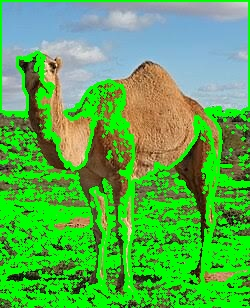
#> input picture camello 0091.jpg, 250 x 308 px
$ python p9-bordes-0091.py
#> lines starting #> are read from the running program, lines starting #| are printed output that depends on the picture; after the words box and inside, x2 and y2 are one past the last pixel; in counts of white or black regions, pixels touching at a corner belong together
import cv2
import os

# EJEMPLO 2 — Detección de contornos
# 26. CAMELLO
# ian gutierrez NC 0091
# Cargar imagen

imagen = cv2.imread("camello 0091.jpg")
#> imagen is the input picture: shape (308, 250, 3); mean B, G, R 78.5, 175.1, 86.3

# Comprobar imagen
if imagen is None:
    print("Error: no se pudo cargar la imagen.")
    print("Revisa que 'camello 0091.jpg' esté en la misma carpeta que este programa.")
    exit()

# Convertir a escala de grises
gris = cv2.cvtColor(imagen, cv2.COLOR_BGR2GRAY)
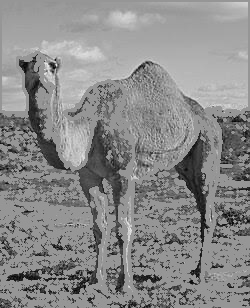
#> gris: shape (308, 250); min 1, max 239, mean 137.5

# Convertir a imagen binaria mediante umbral
_, binaria = cv2.threshold(
    gris,
    127,
    255,
    cv2.THRESH_BINARY
)
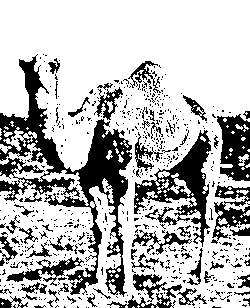
#> binaria: shape (308, 250); 72.8% white; 603 black regions (542 under 20 px)

# Detectar contornos
contornos, jerarquia = cv2.findContours(
    binaria,
    cv2.RETR_EXTERNAL,
    cv2.CHAIN_APPROX_SIMPLE
)
#> contornos = 79 contours, 69 with area under 20; largest, box (x1, y1, x2, y2) and area: (0, 0, 250, 308) 62566, (3, 127, 37, 151) 209, (102, 178, 114, 204) 98, (238, 154, 249, 166) 49, (0, 144, 12, 154) 46; jerarquia = 79 rows, first 6: [1, -1, -1, -1], [2, 0, -1, -1], [3, 1, -1, -1], [4, 2, -1, -1], [5, 3, -1, -1], [6, 4, -1, -1]

# Dibujar los contornos
resultado = imagen.copy()

cv2.drawContours(
    resultado,
    contornos,
    -1,
    (0, 255, 0),
    2
)
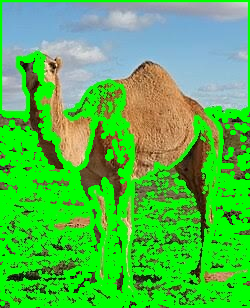
#> resultado: shape (308, 250, 3); 18.91% of pixels changed, all inside (x1, y1, x2, y2) = (0, 0, 250, 308)

# Mostrar resultados
cv2.imshow("Imagen original 0091", imagen)
cv2.imshow("Imagen binaria 0091", binaria)
cv2.imshow("Contornos detectados 0091", resultado)

# Crear carpeta resultados2 si no existe
os.makedirs("resultados2", exist_ok=True)

# Guardar resultado
cv2.imwrite(
    "resultados2/camello 0091.jpg",
    resultado
)

print("Cantidad de contornos encontrados:", len(contornos))
#| Cantidad de contornos encontrados: 79
print("Resultado guardado en resultados2/camello 0091.jpg")

# Esperar
cv2.waitKey(0)

# Cerrar ventanas
cv2.destroyAllWindows()

print("programa realizado por ian gutierrez NC = 0091")
